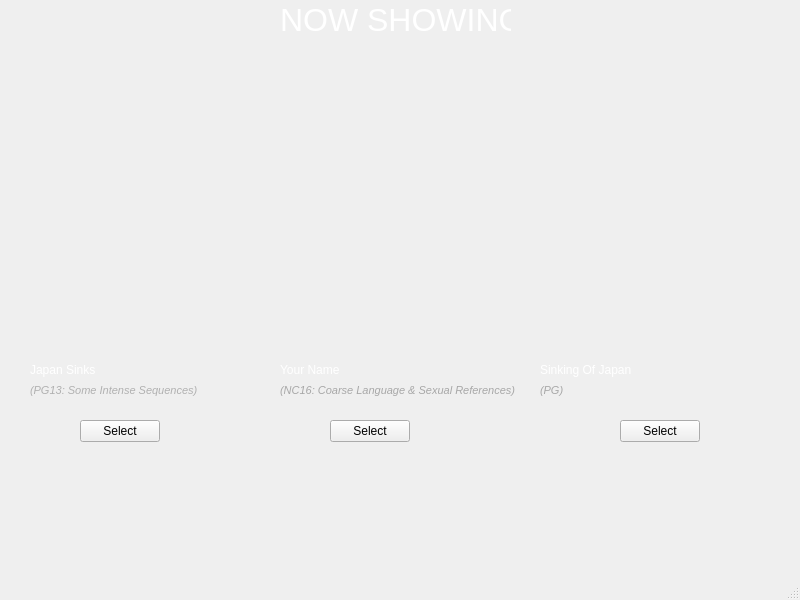
<?xml version="1.0" encoding="UTF-8"?>
<ui version="4.0">
 <class>MovieList</class>
 <widget class="QMainWindow" name="MovieList">
  <property name="geometry">
   <rect>
    <x>0</x>
    <y>0</y>
    <width>800</width>
    <height>600</height>
   </rect>
  </property>
  <property name="windowTitle">
   <string>MainWindow</string>
  </property>
  <widget class="QWidget" name="centralwidget">
   <widget class="QLabel" name="Movie_1">
    <property name="geometry">
     <rect>
      <x>30</x>
      <y>50</y>
      <width>221</width>
      <height>301</height>
     </rect>
    </property>
    <property name="text">
     <string>&lt;html&gt;&lt;head/&gt;&lt;body&gt;&lt;p&gt;&lt;img src=&quot;:/resources/img/JapanSinks2020.png&quot;/&gt;&lt;/p&gt;&lt;/body&gt;&lt;/html&gt;</string>
    </property>
   </widget>
   <widget class="QPushButton" name="SelectButton">
    <property name="geometry">
     <rect>
      <x>80</x>
      <y>420</y>
      <width>80</width>
      <height>22</height>
     </rect>
    </property>
    <property name="text">
     <string>Select</string>
    </property>
   </widget>
   <widget class="QLabel" name="Movie_2">
    <property name="geometry">
     <rect>
      <x>280</x>
      <y>50</y>
      <width>221</width>
      <height>301</height>
     </rect>
    </property>
    <property name="text">
     <string>&lt;html&gt;&lt;head/&gt;&lt;body&gt;&lt;p&gt;&lt;img src=&quot;:/resources/img/your_name.jpg&quot;/&gt;&lt;/p&gt;&lt;/body&gt;&lt;/html&gt;</string>
    </property>
   </widget>
   <widget class="QLabel" name="MovieTitle_1">
    <property name="geometry">
     <rect>
      <x>30</x>
      <y>360</y>
      <width>131</width>
      <height>21</height>
     </rect>
    </property>
    <property name="text">
     <string>&lt;html&gt;&lt;head/&gt;&lt;body&gt;&lt;p&gt;&lt;span style=&quot; color:#ffffff;&quot;&gt;Japan Sinks&lt;/span&gt;&lt;/p&gt;&lt;/body&gt;&lt;/html&gt;</string>
    </property>
   </widget>
   <widget class="QLabel" name="Rating_1">
    <property name="geometry">
     <rect>
      <x>30</x>
      <y>380</y>
      <width>241</width>
      <height>21</height>
     </rect>
    </property>
    <property name="text">
     <string>&lt;html&gt;&lt;head/&gt;&lt;body&gt;&lt;p&gt;&lt;span style=&quot; font-size:8pt; font-style:italic; color:#b0b0b0;&quot;&gt;(PG13: Some Intense Sequences)&lt;/span&gt;&lt;/p&gt;&lt;/body&gt;&lt;/html&gt;</string>
    </property>
   </widget>
   <widget class="QLabel" name="Rating_2">
    <property name="geometry">
     <rect>
      <x>280</x>
      <y>380</y>
      <width>341</width>
      <height>21</height>
     </rect>
    </property>
    <property name="text">
     <string>&lt;html&gt;&lt;head/&gt;&lt;body&gt;&lt;p&gt;&lt;span style=&quot; font-size:8pt; font-style:italic; color:#a7a7a7;&quot;&gt;(NC16: Coarse Language &amp;amp; Sexual References)&lt;/span&gt;&lt;/p&gt;&lt;/body&gt;&lt;/html&gt;</string>
    </property>
   </widget>
   <widget class="QLabel" name="MovieTitle_2">
    <property name="geometry">
     <rect>
      <x>280</x>
      <y>360</y>
      <width>131</width>
      <height>21</height>
     </rect>
    </property>
    <property name="text">
     <string>&lt;html&gt;&lt;head/&gt;&lt;body&gt;&lt;p&gt;&lt;span style=&quot; color:#ffffff;&quot;&gt;Your Name&lt;/span&gt;&lt;/p&gt;&lt;/body&gt;&lt;/html&gt;</string>
    </property>
   </widget>
   <widget class="QPushButton" name="SelectButton_2">
    <property name="geometry">
     <rect>
      <x>330</x>
      <y>420</y>
      <width>80</width>
      <height>22</height>
     </rect>
    </property>
    <property name="text">
     <string>Select</string>
    </property>
   </widget>
   <widget class="QLabel" name="Movie_3">
    <property name="geometry">
     <rect>
      <x>540</x>
      <y>50</y>
      <width>221</width>
      <height>301</height>
     </rect>
    </property>
    <property name="text">
     <string>&lt;html&gt;&lt;head/&gt;&lt;body&gt;&lt;p&gt;&lt;img src=&quot;:/resources/img/Sinking_of_japan.jpg&quot;/&gt;&lt;/p&gt;&lt;/body&gt;&lt;/html&gt;</string>
    </property>
   </widget>
   <widget class="QLabel" name="MovieTitle_3">
    <property name="geometry">
     <rect>
      <x>540</x>
      <y>360</y>
      <width>131</width>
      <height>21</height>
     </rect>
    </property>
    <property name="text">
     <string>&lt;html&gt;&lt;head/&gt;&lt;body&gt;&lt;p&gt;&lt;span style=&quot; color:#ffffff;&quot;&gt;Sinking Of Japan&lt;/span&gt;&lt;/p&gt;&lt;/body&gt;&lt;/html&gt;</string>
    </property>
   </widget>
   <widget class="QLabel" name="Rating_3">
    <property name="geometry">
     <rect>
      <x>540</x>
      <y>380</y>
      <width>341</width>
      <height>21</height>
     </rect>
    </property>
    <property name="text">
     <string>&lt;html&gt;&lt;head/&gt;&lt;body&gt;&lt;p&gt;&lt;span style=&quot; font-size:8pt; font-style:italic; color:#a7a7a7;&quot;&gt;(PG)&lt;/span&gt;&lt;/p&gt;&lt;/body&gt;&lt;/html&gt;</string>
    </property>
   </widget>
   <widget class="QPushButton" name="SelectButton_3">
    <property name="geometry">
     <rect>
      <x>620</x>
      <y>420</y>
      <width>80</width>
      <height>22</height>
     </rect>
    </property>
    <property name="text">
     <string>Select</string>
    </property>
   </widget>
   <widget class="QLabel" name="label">
    <property name="geometry">
     <rect>
      <x>280</x>
      <y>0</y>
      <width>231</width>
      <height>41</height>
     </rect>
    </property>
    <property name="text">
     <string>&lt;html&gt;&lt;head/&gt;&lt;body&gt;&lt;p&gt;&lt;span style=&quot; font-size:24pt; color:#ffffff;&quot;&gt;NOW SHOWING&lt;/span&gt;&lt;/p&gt;&lt;/body&gt;&lt;/html&gt;</string>
    </property>
   </widget>
   <widget class="QLabel" name="label_2">
    <property name="geometry">
     <rect>
      <x>0</x>
      <y>0</y>
      <width>811</width>
      <height>611</height>
     </rect>
    </property>
    <property name="text">
     <string>&lt;html&gt;&lt;head/&gt;&lt;body&gt;&lt;p&gt;&lt;img src=&quot;:/resources/img/Now_Showing.jpg&quot;/&gt;&lt;/p&gt;&lt;/body&gt;&lt;/html&gt;</string>
    </property>
   </widget>
   <zorder>label_2</zorder>
   <zorder>Movie_1</zorder>
   <zorder>SelectButton</zorder>
   <zorder>Movie_2</zorder>
   <zorder>MovieTitle_1</zorder>
   <zorder>Rating_1</zorder>
   <zorder>Rating_2</zorder>
   <zorder>MovieTitle_2</zorder>
   <zorder>SelectButton_2</zorder>
   <zorder>Movie_3</zorder>
   <zorder>MovieTitle_3</zorder>
   <zorder>Rating_3</zorder>
   <zorder>SelectButton_3</zorder>
   <zorder>label</zorder>
  </widget>
  <widget class="QMenuBar" name="menubar">
   <property name="geometry">
    <rect>
     <x>0</x>
     <y>0</y>
     <width>800</width>
     <height>21</height>
    </rect>
   </property>
  </widget>
  <widget class="QStatusBar" name="statusbar"/>
 </widget>
 <resources/>
 <connections/>
</ui>
